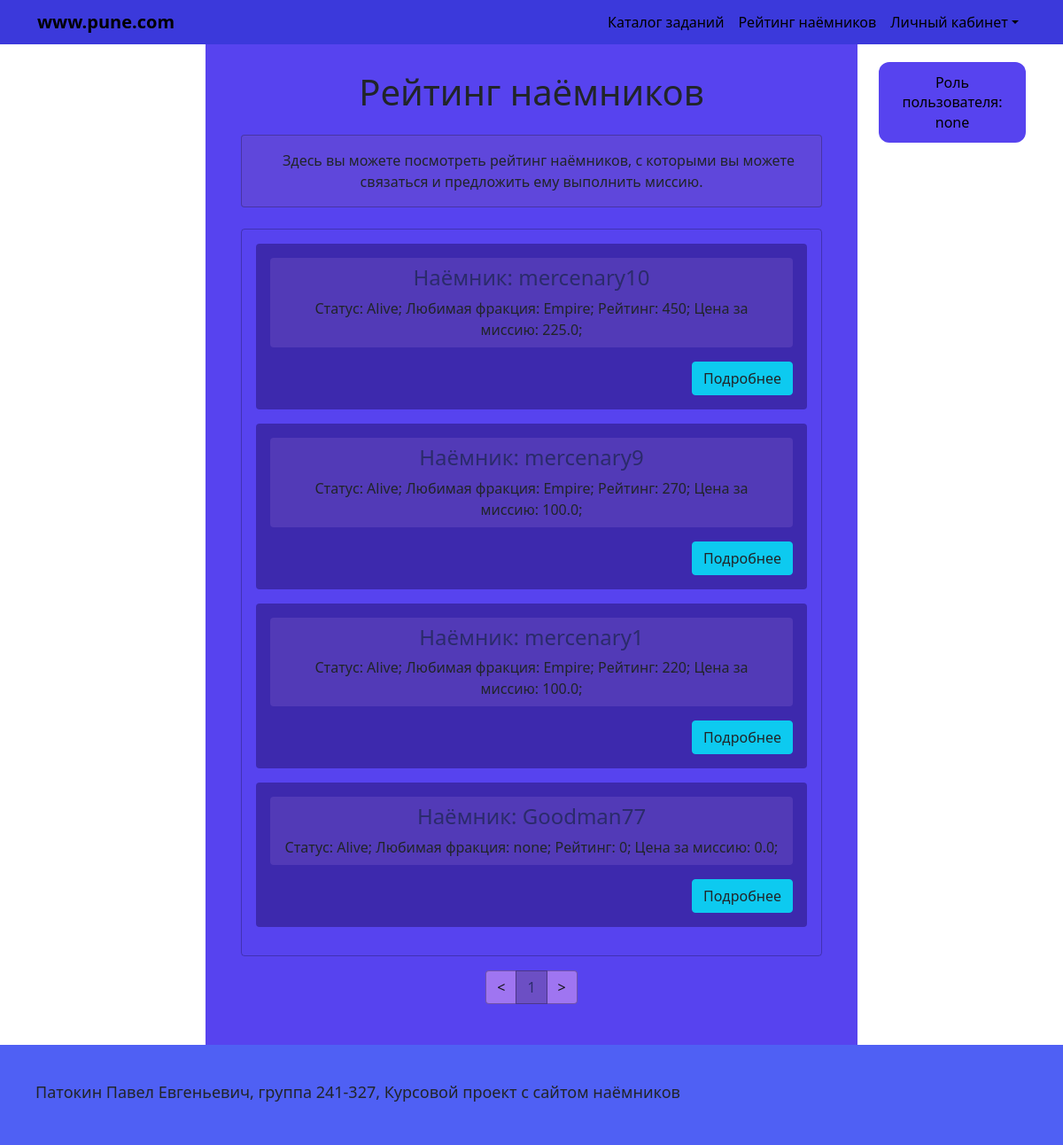
The app's page /rating/, older data.
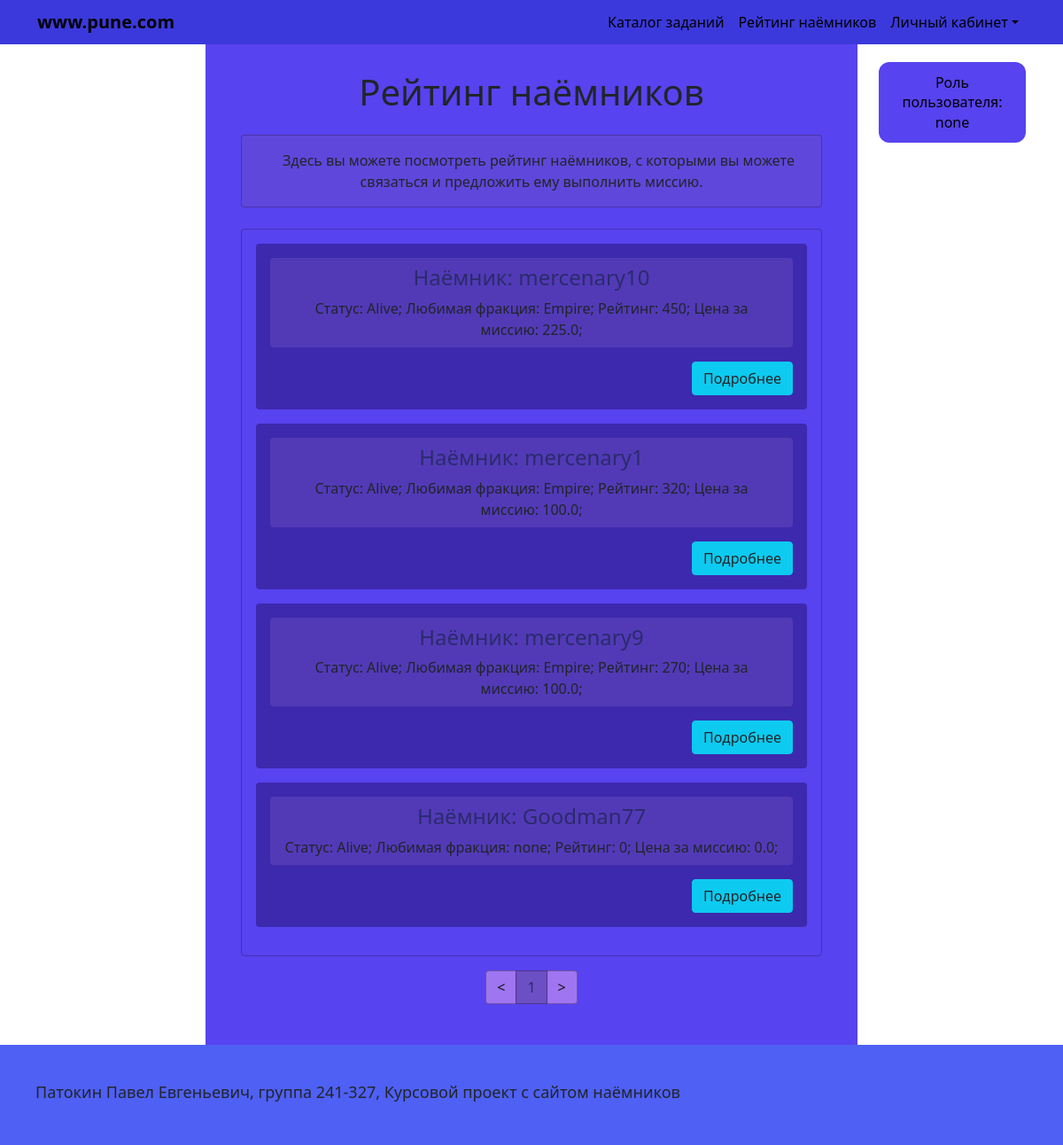
The same page, newer data.
### app/models.py (models this page shows, shortened)
class Mercenary(db.Model):
    __tablename__ = "mercenaries"
    id_mercenary = db.Column(db.Integer, db.ForeignKey("users.id"), primary_key=True)
    telegram_username = db.Column(db.Text)
    certificate_code = db.Column(db.Text, db.ForeignKey("certificates.certificate_code")) # Код сертификата - текст
    rating_mercenary = db.Column(db.Integer)
    status_mercenary = db.Column(db.Text)
    favourite_fraction = db.Column(db.Text)
    price_mercenary = db.Column(db.Float)
    user = db.relationship("User", back_populates="mercenary")
    certificate = db.relationship("Certificate", back_populates="mercenary", uselist=False)  # #8
    tasks = db.relationship("Task", back_populates="executor")
    reports = db.relationship("Report", back_populates="mercenary")

class User(db.Model, UserMixin):
    __tablename__ = "users"
    id = db.Column(db.Integer, primary_key=True)
    username = db.Column(db.Text, unique=True, nullable=False)
    password = db.Column(db.Text, nullable=False)
    registration_date = db.Column(db.Date)
    mercenary = db.relationship("Mercenary", back_populates="user", uselist=False, cascade="all, delete-orphan",)
    member = db.relationship("Member", back_populates="user", uselist=False, cascade="all, delete-orphan",)
    administrator = db.relationship("Administrator", back_populates="user", uselist=False, cascade="all, delete-orphan",)

### app/app.py (the view)
@app.route('/rating/')
def rating():
    user_role = auth() # Функция, которая отображает роль, если пользователь регистрировался или не регистрировался
    page = request.args.get('page', 1, type=int)
    pagination = (Mercenary.query.filter_by(status_mercenary="Alive").order_by(Mercenary.rating_mercenary.desc()).paginate(
        page=page,
        per_page=5,
        error_out=False)
    )
    mercenaries = pagination.items
    completed_tasks=Task.query.filter_by(status_task="Done").all()
    return render_template('main_pages/rating.html', user_role=user_role, completed_tasks=completed_tasks, mercenaries=mercenaries, pagination=pagination)

### app/app.py (called while the page is built)
@app.before_request
def before_request():
    if current_user.is_authenticated:
        user_id = int(current_user.id)
    else:
        user_id = None

def auth():
    if current_user.is_authenticated:
        return current_user.role
    else:
        return "none"

### app/templates/main_pages/rating.html (shortened to what this page needs)
{% extends "base.html" %}
{% block content %}
<h1 class="text-center mb-4">Рейтинг наёмников</h1>
<div class="welcome-block px-4 py-3 mb-4">
    <p class="mb-0 text-dark">
        &emsp;Здесь вы можете посмотреть рейтинг наёмников, с которыми вы можете связаться и предложить ему
        выполнить миссию.
    </p>
</div>
<div class="list-panel p-3 mb-3">
    {% for merc in mercenaries %}
    <div class="merc-card mb-3 p-3">
        <div class="merc-card__body px-3 py-2 mb-3">
            <h2 class="merc-card__title h4 mb-2">Наёмник: {{ merc.user.username }}</h2>
            <p class="mb-0 text-dark">
                Статус: {{ merc.status_mercenary }}; Любимая фракция: {{ merc.favourite_fraction }};
                Рейтинг: {{ merc.rating_mercenary }}; Цена за миссию: {{ merc.price_mercenary }};
            </p>
        </div>
        <div class="d-flex justify-content-end">
            <div class="d-flex justify-content-end">
                <button type="button" class="btn btn-info text-dark"
                    data-bs-toggle="modal" data-bs-target="#mercModal{{ merc.user.id }}">Подробнее</button>
            </div>
        </div>
    </div>
    {% endfor %}
</div>
<nav class="d-flex justify-content-center mb-3">
    <ul class="pagination mb-0">
        <li class="page-item {% if not pagination.has_prev %}disabled{% endif %}">
            <a class="page-link"
               href="{{ url_for('rating', page=pagination.prev_num) if pagination.has_prev else '#' }}">&lt;</a>
        </li>
        {% for p in pagination.iter_pages() %}
            {% if p %}
                <li class="page-item {% if p == pagination.page %}active{% endif %}">
                    <a class="page-link" href="{{ url_for('rating', page=p) }}">{{ p }}</a>
                </li>
            {% else %}
                <li class="page-item disabled"><span class="page-link">…</span></li>
            {% endif %}
        {% endfor %}
        <li class="page-item {% if not pagination.has_next %}disabled{% endif %}">
            <a class="page-link"
               href="{{ url_for('rating', page=pagination.next_num) if pagination.has_next else '#' }}">&gt;</a>
        </li>
    </ul>
</nav>
{% endblock %}

### app/templates/base.html (shortened to what this page needs)
<!doctype html>
<html lang="ru">
  <head>
    <link href="https://cdn.jsdelivr.net/npm/bootstrap@5.0.2/dist/css/bootstrap.min.css" rel="stylesheet">
    <link rel="stylesheet" href="{{ url_for('static', filename='base.css') }}">
  </head>
  <body>
    <header>
        <nav class="navbar navbar-expand-lg">
            <div class="container">
              <a class="navbar-brand" href="{{ url_for('main_page') }}">www.pune.com</a>
              <div class="collapse navbar-collapse" id="navbarSupportedContent">
                <ul class="navbar-nav ms-auto mb-2 mb-lg-0">
                  <li class="nav-item">
                    <a class="nav-link" href="{{ url_for('main_page') }}">Каталог заданий</a>
                  </li>
                  <li class="nav-item">
                    <a class="nav-link" aria-current="page" href="{{ url_for('rating') }}">Рейтинг наёмников</a>
                  </li>
                  <li class="nav-item dropdown">
                    <a class="nav-link dropdown-toggle" href="#" data-bs-toggle="dropdown">Личный кабинет</a>
                  </li>
                </ul>
              </div>
            </div>
          </nav>
    </header>
    <main>
      <div class="container">
        <div class="row">
          {% block sidebar %}
            <div class="col-2 mx-auto d-flex">
            </div>
          {% endblock %}
          <div class="col-8 mx-auto d-flex justify-content-center align-items-center">
            <div class="main-container">
              {% block content %}
              {% endblock %}
            </div>
          </div>
          <div class="col-2">
            <div class="mini-box">
              <p class="mini-box-text">Роль пользователя: {{ user_role }}</p>
            </div>
          </div>
        </div>
      </div>
    </main>
    <footer>
      <div class="footer_div">
        <p>Патокин Павел Евгеньевич, группа 241-327, Курсовой проект с сайтом наёмников</p>
      </div>
    </footer>
  </body>
</html>

### app/static/base.css (style rules this page uses)
:root { --header-bg: #3b39db; --link-color: #000000; --link-hover: #000000; --link-hover-zone: #262ed3; --menu-bg: #7d63e0; --menu-item: #000000; --menu-hover: #6a4fc9; --main-bg-color: #5743EF; --page-border: #642c7b; --auth-btn: #055596; --auth-btn-hover: #184072; --footer-bg: #4f60f4; }
.navbar { background-color: var(--header-bg); padding-bottom: 5px; padding-top: 5px; }
.navbar-brand { color: var(--link-color); font-weight: 600; }
.navbar .nav-link { color: var(--link-color); }
.main-container { background-color: #5743EF; padding: 30px 40px; width: 100%; min-height: 94vh; text-align: center; }
.mini-box { margin-top: 20px; padding: 12px 16px; border-radius: 12px; background-color: #5743EF; color: #000000; text-align: center; }
.mini-box-text { margin: 0; font-size: 1rem; line-height: 1.4; }
.footer_div { background-color: var(--footer-bg); font-size: 18px; padding-top: 40px; padding-bottom: 30px; padding-right: 40px; padding-left: 40px; }

### app/templates/main_pages/rating.html (style rules this page uses)
.welcome-block { background: rgba(108, 79, 196, 0.45); border: 1px solid rgba(0, 0, 0, 0.25); border-radius: 4px; }
.list-panel { border: 1px solid rgba(0, 0, 0, 0.25); border-radius: 4px; }
.merc-card { background: rgba(40, 20, 120, 0.55); border-radius: 4px; }
.merc-card__body { background: rgba(108, 79, 196, 0.45); border-radius: 4px; }
.merc-card__title { color: #2b2b6b; }
.pagination { background-color: #9F75F1; color: #111; border-color: rgba(0, 0, 0, 0.3); border-radius: 5px; }
.pagination .page-item.disabled .page-link { background-color: #9F75F1; color: #111; border-color: rgba(0, 0, 0, 0.3); }
.pagination .page-link { color: #111; background: rgba(108, 79, 196, 0.55); border-color: rgba(0, 0, 0, 0.3); }
.pagination .page-item.active .page-link { background: #6c4fc4; border-color: rgba(0, 0, 0, 0.3); color: #2b2b6b; }

Row changes from the older to the newer data that the page shows:
changed Mercenary "mercenary1": rating_mercenary "220" → "320"; moves up the list
